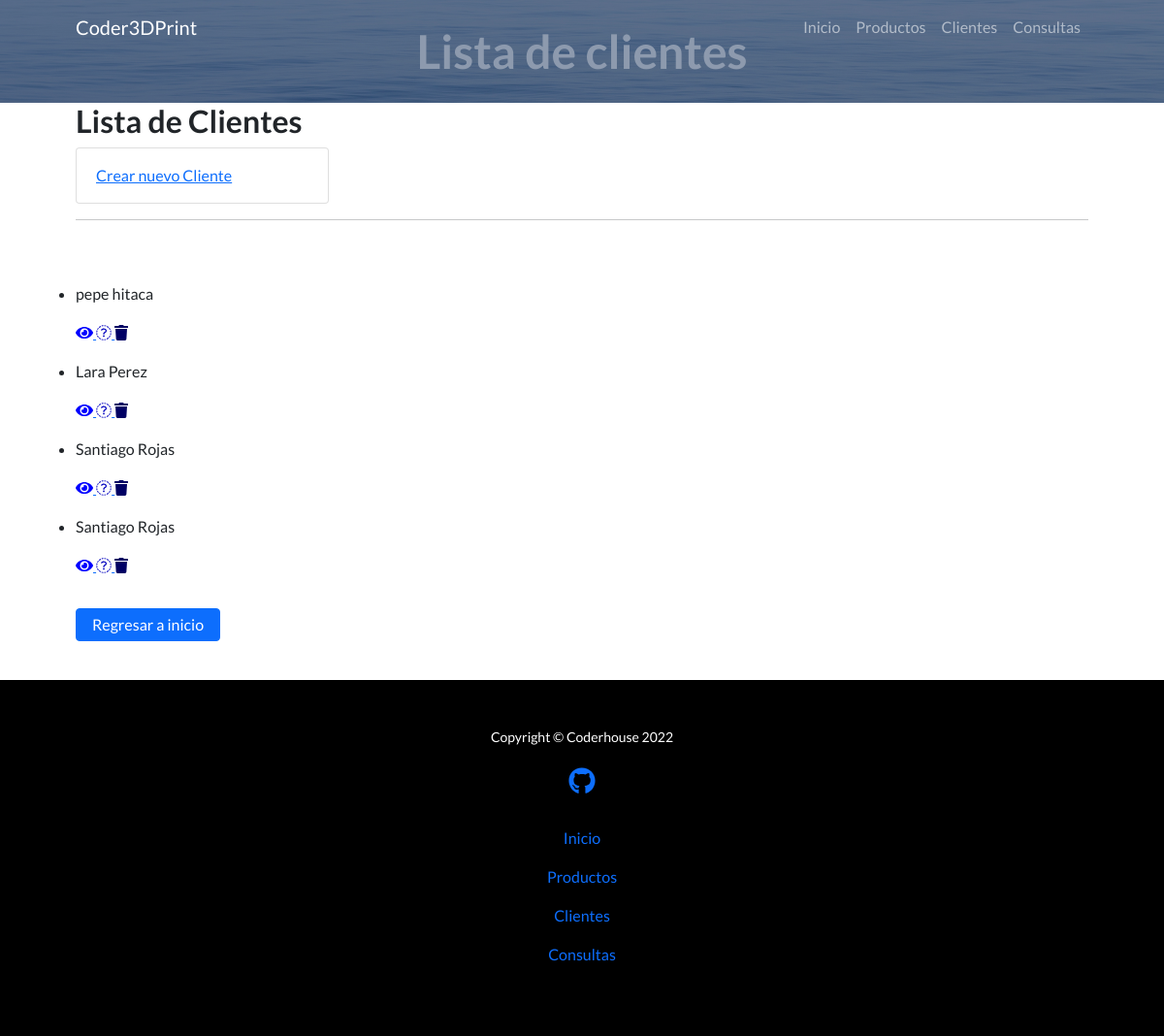
The app's page /clients with its own data.
### app_coder/models.py (models this page shows, shortened)
class Client(models.Model):
    name = models.CharField(max_length=40)
    last_name = models.CharField(max_length=40)
    email = models.EmailField()

### app_coder/views.py (the view)
# urls.py: path('clients', views.ClientListView.as_view(), name='client-list'),
class ClientListView(ListView):
    model = Client
    template_name= "app_coder/client_list.html"

### app_coder/templates/app_coder/client_list.html (shortened to what this page needs)
{% extends "app_coder/base.html" %}
{% load static %}
{% block content %}
<header class="masthead text-center text-white">
    <div class="masthead-content">
        <div class="container px-5">
            <h1 class="masthead-heading mb-0">Lista de clientes</h1>
        </div>
    </div>
</header>
        <section id="scroll">
            <div class="container px-5">
                <h2>Lista de Clientes</h2>
            <a class="card_custom" href="{% url 'app_coder:client-add' %}">Crear nuevo Cliente</a>
            <hr>
            <br><br>
                <div class="row gx-5 align-items-center">
                        <ul>
                            {% for client in client_list %}
                                <li>
                                    <p> {{ client.name }} {{ client.last_name }} </p>
                                    <p>
                                        <a href=" {% url 'app_coder:client-detail' client.id %} ">
                                            <i class="fa fa-eye" style="color: rgb(0, 0, 255);"> </i>
                                        </a>
                                        <a href=" {% url 'app_coder:client-update' client.id %} ">
                                            <i class="fa fa-pencil" style="color: rgb(0, 0, 190);"> </i>
                                        </a>
                                        <a href=" {% url 'app_coder:client-delete' client.id %} ">
                                            <i class="fa fa-trash" style="color: rgb(0, 0, 100);"> </i>
                                        </a>
                                    </p>
                                </li>
                            {% endfor %}
                        </ul>
                        <p>
                            <a class="btn btn-primary" href="{% url 'app_coder:Index' %}">Regresar a inicio</a>
                        </p>
                </div>
                <br>
            </div>
        </section>
{% endblock %}

### records on screen
Client: name "pepe", last_name "hitaca"
Client: name "Lara", last_name "Perez"
Client: name "Santiago", last_name "Rojas"
Client: name "Santiago", last_name "Rojas"
